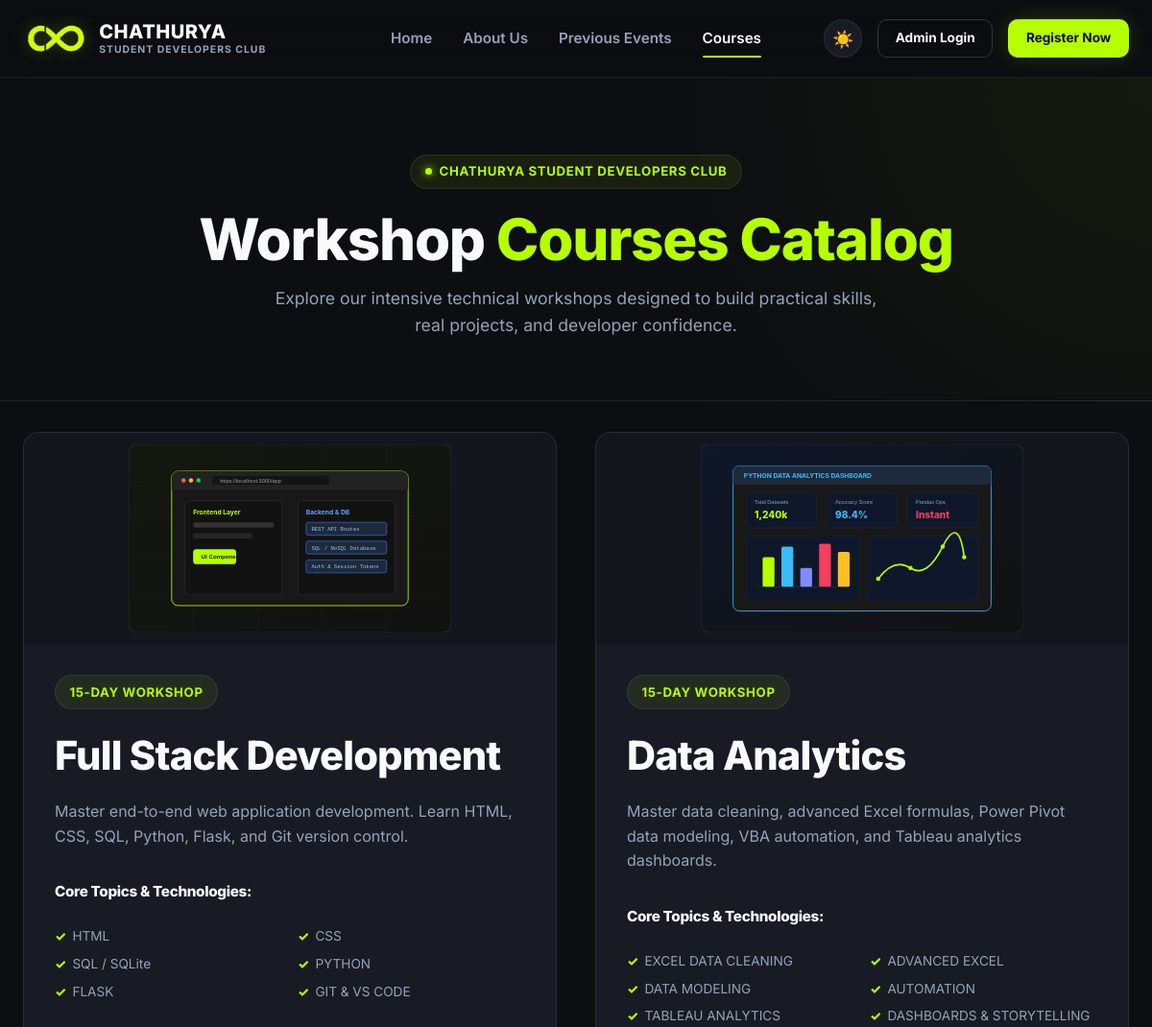
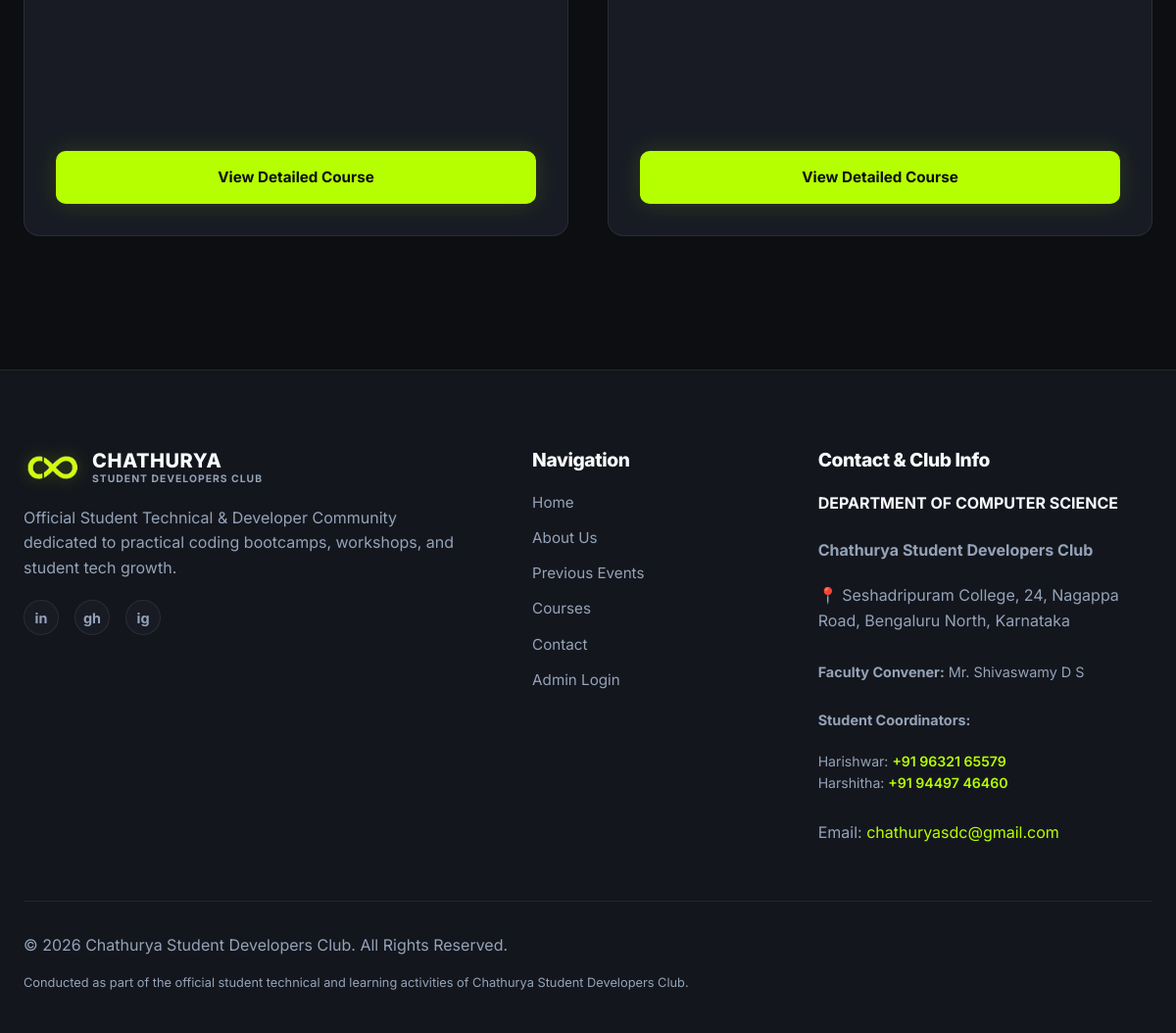
Page /courses/ on the committed database (2 pictures, top to bottom).
### workshop/models.py (models this page shows, shortened)
class SiteSettings(models.Model):
    club_name = models.CharField(max_length=200, default='Chathurya Student Developers Club')
    college_name = models.CharField(max_length=200, default='Tech Campus, College Block B')
    logo = models.ImageField(upload_to='logos/', blank=True, null=True)
    hero_title = models.CharField(max_length=200, default='Learn. Build. Launch.')
    hero_subtitle = models.TextField(default='Welcome to Chathurya Student Developers Club. Join our hands-on technical workshops designed to help students build practical skills, explore modern software technologies, and launch real-world projects.')
    about_text = models.TextField(default='Chathurya Student Developers Club is a premier student-led technical community dedicated to nurturing coding talent, practical software engineering, and data science skills.')
    contact_email = models.EmailField(default='chathuryasdc@gmail.com')
    contact_phone = models.CharField(max_length=50, default='', blank=True)
    address = models.TextField(default='Tech Building Block B, Innovation Way, College Campus, 560100')
    instagram_url = models.URLField(blank=True, default='https://instagram.com')
    facebook_url = models.URLField(blank=True, default='https://facebook.com')
    linkedin_url = models.URLField(blank=True, default='https://linkedin.com')
    github_url = models.URLField(blank=True, default='https://github.com')
    footer_text = models.TextField(default='Official Student Technical & Developer Community dedicated to practical coding bootcamps, workshops, and student tech growth.')
    copyright_text = models.CharField(max_length=200, default='© 2026 Chathurya Student Developers Club. All Rights Reserved.')
    class Meta:
        verbose_name = 'Site Settings'
        verbose_name_plural = 'Site Settings'
    @classmethod
    def load(cls):
        obj, created = cls.objects.get_or_create(pk=1)
        return obj

class Course(models.Model):
    title = models.CharField(max_length=200)
    slug = models.SlugField(unique=True)
    badge_text = models.CharField(max_length=100, default='5-Day Workshop')
    short_description = models.TextField()
    detailed_description = models.TextField()
    image = models.ImageField(upload_to='courses/', blank=True, null=True)
    image_path = models.CharField(max_length=255, blank=True, null=True, help_text="Fallback static image path e.g. images/fullstack.svg")
    duration = models.CharField(max_length=100, default='5 Days (Intensive Sessions)')
    who_can_attend = models.TextField(default='Students from any stream interested in technology.')
    requirements = models.TextField(default='Basic computer knowledge, Laptop recommended')
    capstone_title = models.CharField(max_length=200, blank=True)
    capstone_description = models.TextField(blank=True)
    capstone_tech_flow = models.CharField(max_length=300, blank=True)
    is_active = models.BooleanField(default=True)
    display_order = models.IntegerField(default=0)
    created_at = models.DateTimeField(auto_now_add=True)
    updated_at = models.DateTimeField(auto_now=True)
    class Meta:
        ordering = ['display_order', 'id']

class CourseTopic(models.Model):
    course = models.ForeignKey(Course, on_delete=models.CASCADE, related_name='topics')
    module_number = models.CharField(max_length=20)
    section_title = models.CharField(max_length=200)
    bullets = models.TextField(help_text="Enter bullet points separated by newlines")
    display_order = models.IntegerField(default=0)
    class Meta:
        ordering = ['display_order', 'id']

### workshop/views.py (the view)
# urls.py: path('courses/', views.courses_list_view, name='courses_list'),
def courses_list_view(request):
    site_settings = SiteSettings.load()
    courses = Course.objects.filter(is_active=True)
    context = {
        'site_settings': site_settings,
        'courses': courses,
    }
    return render(request, 'workshop/courses.html', context)

### workshop/templates/workshop/courses.html (shortened to what this page needs)
{% extends 'workshop/base.html' %}
{% load static %}
{% block content %}
  <section class="course-detail-hero">
    <div class="container text-center" style="text-align: center;">
      <div class="badge" style="margin-bottom: 1rem;">
        <span class="badge-dot"></span>
        {{ site_settings.club_name }}
      </div>
      <h1>Workshop <span class="text-accent">Courses Catalog</span></h1>
      <p style="max-width: 650px; margin: 0.75rem auto 0 auto; font-size: 1.1rem; color: var(--text-secondary);">
        Explore our intensive technical workshops designed to build practical skills, real projects, and developer confidence.
      </p>
    </div>
  </section>
  <section class="courses-preview-section" style="background: none; border: none; padding-top: 2rem; padding-bottom: 5rem;">
    <div class="container">
      <div class="courses-grid" style="grid-template-columns: repeat(auto-fit, minmax(360px, 1fr));">
        {% for course in courses %}
          <article class="course-card">
            <div class="course-banner">
              {% if course.image %}
                <img src="{{ course.image.url }}" alt="{{ course.title }}">
              {% elif course.image_path %}
                <img src="{% static course.image_path %}" alt="{{ course.title }}">
              {% else %}
                <img src="{% static 'images/fullstack.svg' %}" alt="{{ course.title }}">
              {% endif %}
            </div>
            <div class="course-content">
              <div class="badge" style="margin-bottom: 0.25rem;">{{ course.badge_text }}</div>
              <h2>{{ course.title }}</h2>
              <p>{{ course.short_description }}</p>
              <h4 style="font-size: 0.95rem; color: var(--text-primary); margin-top: 1rem;">Core Topics &amp; Technologies:</h4>
              <ul class="topics-list" style="line-height: 1.8;">
                {% for topic in course.topics.all %}
                  <li>{{ topic.section_title }}</li>
                {% endfor %}
              </ul>
              <div class="course-card-actions">
                <a href="{% url 'course_detail' slug=course.slug %}" class="btn btn-primary btn-block" style="text-align: center;">View Detailed Course</a>
              </div>
            </div>
          </article>
        {% empty %}
          <p style="color: var(--text-secondary); text-align: center;">No active courses listed.</p>
        {% endfor %}
      </div>
    </div>
  </section>
{% endblock %}

### workshop/templates/workshop/footer.html
{% load static %}
<footer id="contact" class="footer">
  <div class="container">
    <div class="footer-grid">
      <div class="footer-col">
        <div class="footer-brand">
          <a href="{% url 'home' %}" class="nav-brand">
            <img src="{% static 'images/chathurya-mark.png' %}" alt="Chathurya Logo Mark" class="brand-mark">
            <div class="brand-text">
              <span class="brand-title">CHATHURYA</span>
              <span class="brand-subtitle">STUDENT DEVELOPERS CLUB</span>
            </div>
          </a>
        </div>
        <p>{{ site_settings.footer_text }}</p>
        <div class="social-links">
          {% if site_settings.linkedin_url %}<a href="{{ site_settings.linkedin_url }}" target="_blank" class="social-icon" aria-label="LinkedIn">in</a>{% endif %}
          {% if site_settings.github_url %}<a href="{{ site_settings.github_url }}" target="_blank" class="social-icon" aria-label="GitHub">gh</a>{% endif %}
          {% if site_settings.instagram_url %}<a href="{{ site_settings.instagram_url }}" target="_blank" class="social-icon" aria-label="Instagram">ig</a>{% endif %}
        </div>
      </div>
      <div class="footer-col">
        <h4>Navigation</h4>
        <div class="footer-links">
          <a href="{% url 'home' %}">Home</a>
          <a href="{% url 'home' %}#about">About Us</a>
          <a href="{% url 'home' %}#events">Previous Events</a>
          <a href="{% url 'courses_list' %}">Courses</a>
          <a href="{% url 'home' %}#contact">Contact</a>
          {% if user.is_authenticated and user.is_staff %}
            <a href="{% url 'admin_dashboard' %}" style="color: var(--accent); font-weight: 600;">Admin Dashboard</a>
          {% else %}
            <a href="{% url 'admin_login' %}">Admin Login</a>
          {% endif %}
        </div>
      </div>
      <div class="footer-col">
        <h4>Contact &amp; Club Info</h4>
        <p style="font-weight: 700; color: var(--text-primary); margin-bottom: 0.2rem;">DEPARTMENT OF COMPUTER SCIENCE</p>
        <p><strong>{{ site_settings.club_name }}</strong></p>
        <p>
          <a href="https://maps.google.com/?q=Seshadripuram+College,+24,+Nagappa+Road,+Bengaluru+North,+Karnataka" target="_blank" rel="noopener noreferrer" class="address-link" title="Open location in Google Maps">
            📍 Seshadripuram College, 24, Nagappa Road, Bengaluru North, Karnataka
          </a>
        </p>
        <p style="margin-top: 0.5rem; font-size: 0.9rem;"><strong>Faculty Convener:</strong> Mr. Shivaswamy D S</p>
        <p style="margin-top: 0.35rem; font-size: 0.9rem;"><strong>Student Coordinators:</strong></p>
        <p style="font-size: 0.88rem; color: var(--text-secondary);">
          Harishwar: <a href="tel:+919632165579" class="phone-link" title="Call Harishwar">+91 96321 65579</a><br>
          Harshitha: <a href="tel:+919449746460" class="phone-link" title="Call Harshitha">+91 94497 46460</a>
        </p>
        <p style="margin-top: 0.4rem;">Email: <a href="mailto:{{ site_settings.contact_email }}" style="color: var(--accent);">{{ site_settings.contact_email }}</a></p>
      </div>
    </div>
    <div class="footer-bottom">
      <p>{{ site_settings.copyright_text }}</p>
      <p style="font-size: 0.8rem;">Conducted as part of the official student technical and learning activities of {{ site_settings.club_name }}.</p>
    </div>
  </div>
</footer>

### rows in the picture
SiteSettings: club_name "CHATHURYA STUDENT DEVELOPERS CLUB", footer_text "Official Student Technical & Developer Community dedicated to practical coding bootcamps, workshops, and student tech growth.", club_name "Chathurya Student Developers Club", contact_email "chathuryasdc@gmail.com", copyright_text "© 2026 Chathurya Student Developers Club. All Rights Reserved."
Course: image_path (picture), badge_text "15-DAY WORKSHOP", title "Full Stack Development", short_description "Master end-to-end web application development. Learn HTML, CSS, SQL, Python, Flask, and Git version control."
CourseTopic: section_title "HTML"
CourseTopic: section_title "CSS"
CourseTopic: section_title "SQL / SQLite"
CourseTopic: section_title "PYTHON"
CourseTopic: section_title "FLASK"
CourseTopic: section_title "GIT & VS CODE"
Course: image_path (picture), badge_text "15-DAY WORKSHOP", title "Data Analytics", short_description "Master data cleaning, advanced Excel formulas, Power Pivot data modeling, VBA automation, and Tableau analytics dashboards."
CourseTopic: section_title "EXCEL DATA CLEANING"
CourseTopic: section_title "ADVANCED EXCEL"
CourseTopic: section_title "DATA MODELING"
CourseTopic: section_title "AUTOMATION"
CourseTopic: section_title "TABLEAU ANALYTICS"
CourseTopic: section_title "DASHBOARDS & STORYTELLING"
